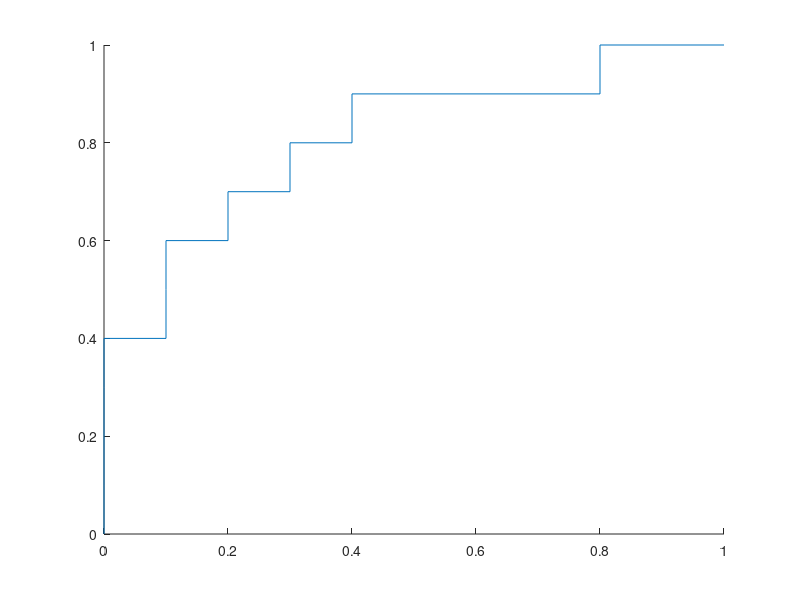

The MATLAB script that drew this image: (Note: this script raises an error after producing the figure.)
clear variables;

X = [0; 0; 0; 0; 0; 0.1; 0.1; 0.1; 0.2; 0.2; 0.3; 0.3; 0.4; 0.4; 0.5; 0.6; 0.7; 0.8; 0.8; 0.9; 1];
Y = [0; 0.1; 0.2; 0.3; 0.4; 0.4; 0.5; 0.6; 0.6; 0.7; 0.7; 0.8; 0.8; 0.9; 0.9; 0.9; 0.9;0.9; 1; 1; 1];

hold on;

ROC_curve = plot(X, Y);
ROC_curve.Color = '#0072BD';
ROC_curve.LineWidth = 2;
xlabel('False Positive Rate');
ylabel('True Positive Rate');
axis([-0.001 1.001 -0.001 1.001]);
ROC_curve.Marker = '.';
ROC_curve.MarkerSize = 20;

AUC = area(X, Y);
AUC.FaceAlpha = 0.2;
AUC.FaceColor = ROC_curve.Color;
AUC.FaceAlpha = 0.125;

AUC_value = trapz(X, Y);
AUC_value = num2str(AUC_value, '%.4f');
txt = strcat('AUC = ',AUC_value);
t = text(0.62, 0.14, txt);
t.FontSize = 15;
t.Color = 'r';
print('Figure_Q1', '-dpng', '-r600')

hold off;